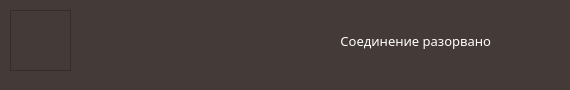
           <widget class="QFrame" name="top_frame">
            <property name="sizePolicy">
             <sizepolicy hsizetype="Preferred" vsizetype="Preferred">
              <horstretch>0</horstretch>
              <verstretch>0</verstretch>
             </sizepolicy>
            </property>
            <property name="minimumSize">
             <size>
              <width>0</width>
              <height>81</height>
             </size>
            </property>
            <property name="styleSheet">
             <string notr="true">background: rgb(68, 58, 56);</string>
            </property>
            <widget class="QFrame" name="image_frame">
             <property name="geometry">
              <rect>
               <x>10</x>
               <y>10</y>
               <width>61</width>
               <height>61</height>
              </rect>
             </property>
             <property name="styleSheet">
              <string notr="true">border-image: url(:/Resources/profile.png);</string>
             </property>
             <property name="frameShape">
              <enum>QFrame::StyledPanel</enum>
             </property>
             <property name="frameShadow">
              <enum>QFrame::Raised</enum>
             </property>
            </widget>
            <widget class="QLabel" name="username_label">
             <property name="geometry">
              <rect>
               <x>80</x>
               <y>20</y>
               <width>111</width>
               <height>41</height>
              </rect>
             </property>
             <property name="styleSheet">
              <string notr="true">font: 13pt &quot;Open Sans Light&quot;;
color: white;</string>
             </property>
             <property name="text">
              <string/>
             </property>
            </widget>
            <widget class="QLabel" name="status_label">
             <property name="geometry">
              <rect>
               <x>480</x>
               <y>0</y>
               <width>81</width>
               <height>81</height>
              </rect>
             </property>
             <property name="text">
              <string/>
             </property>
             <property name="alignment">
              <set>Qt::AlignRight|Qt::AlignTrailing|Qt::AlignVCenter</set>
             </property>
            </widget>
            <widget class="QLabel" name="status_text_label">
             <property name="geometry">
              <rect>
               <x>310</x>
               <y>0</y>
               <width>181</width>
               <height>81</height>
              </rect>
             </property>
             <property name="styleSheet">
              <string notr="true">color: white;
font: 10pt Open Sans Light;</string>
             </property>
             <property name="text">
              <string>Соединение разорвано</string>
             </property>
             <property name="alignment">
              <set>Qt::AlignRight|Qt::AlignTrailing|Qt::AlignVCenter</set>
             </property>
            </widget>
            <zorder>username_label</zorder>
            <zorder>image_frame</zorder>
            <zorder>status_label</zorder>
            <zorder>status_text_label</zorder>
           </widget>
